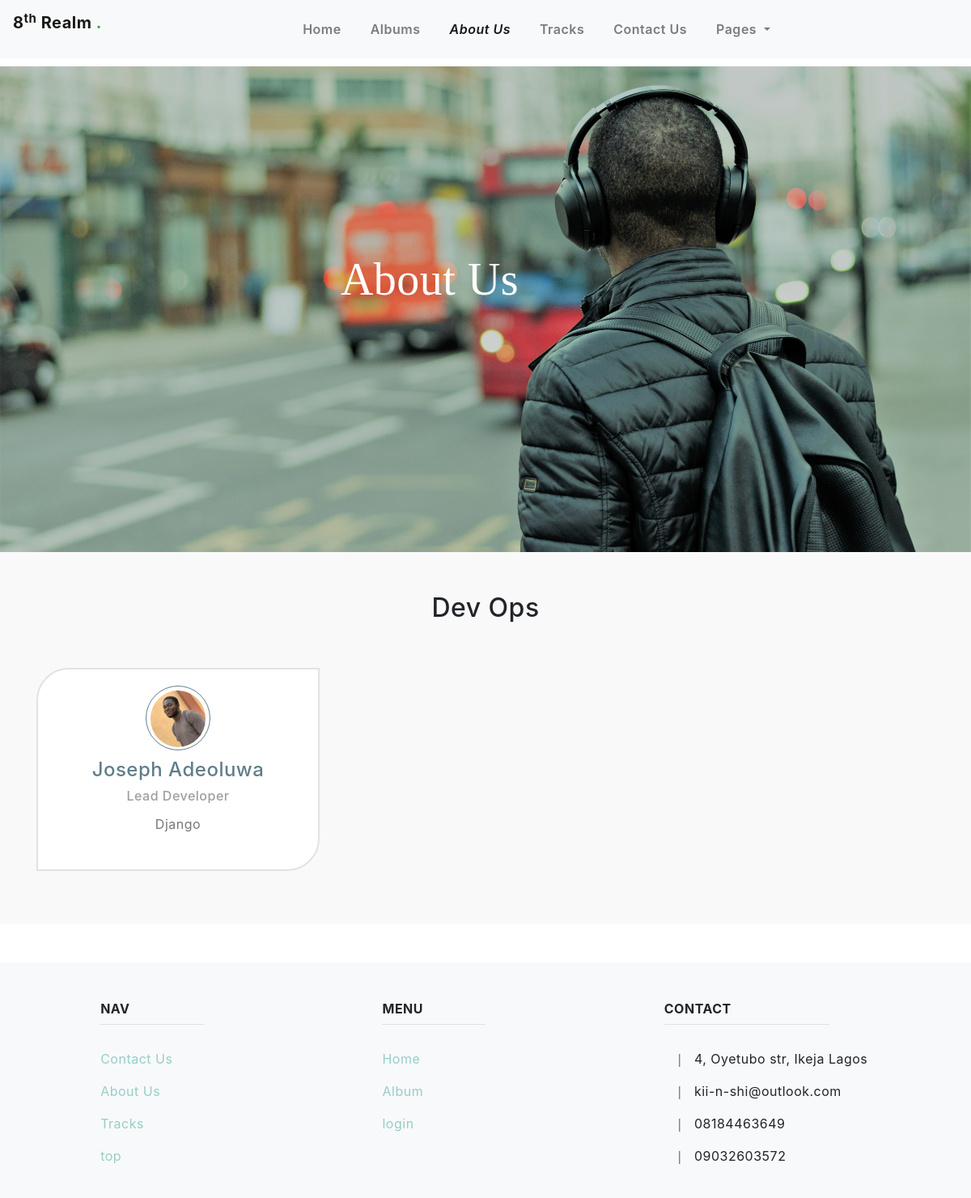
Screenshot of /pages/team/ with the database file from the repository.
### frontend/models.py (models this page shows)
class Team(models.Model):
    team_member_names = models.CharField(max_length=200)
    team_role = models.CharField(max_length=200)
    team_image = models.FileField(blank=True, null=True, upload_to='media/upload')
    profile = models.CharField(max_length=200)
    created = models.DateTimeField(auto_now_add=True)
    modified = models.DateTimeField(auto_now=True)
    class Meta():
        verbose_name_plural = 'Team'
    def get_team_role(self):
        if self.team_role:
            return self.team_role
    def get_team_member_name(self):
        if self.team_member_names:
            return self.team_member_names
    def get_team_img(self):
        if self.team_image:
            return self.team_image.url
    def get_profile(self):
        if self.profile:
            return self.profile

### frontend/views.py (the view)
# urls.py: path('team/', views.team , name= 'team'),
def team(request):
    team = Team.objects.order_by('-created')
    return render(request, 'frontend/team.html', {'members':team})

### template/frontend/team.html (shortened to what this page needs)
{% extends 'frontend/base.html' %}
{% load static %}
{% block content %}
<link rel="stylesheet" href="{% static 'frontend/css/Dashboard.css' %}">
<section>
  <div class="bck-wrapper">
    <div
      class="site-blocks-cover inner-page-cover overlay"
      data-aos="fade"
      data-stellar-background-ratio="0.5"
    >
      <div class="container">
        <div class="row align-items-center justify-content-center text-center">
          <div class="col-md-10">
            <h1
              class="header-text justify-content-center mb-5 text-center display-4"
              style="margin-bottom: 35% !important"
            >
              About Us
            </h1>
          </div>
        </div>
      </div>
    </div>
  </div>
</section>
<div class="our-team">
  <div class="container">
    <div class="col-12">
      <h2 class="text-center">Dev Ops</h2>
    </div>
    <div class="row">
      {% if members %}
        {% for m in members %}
          <div class="col-sm-6 col-lg-4">
            <div class="box-bg">
              <div class="client-img">
                <img
                  src="{{m.get_team_img}}"
                  class="img-fluid img-rounded"
                  style="border-radius: 50%"
                />
              </div>
              <div class="details">
                <h4 class="text-center">{{ m.get_team_member_name}}</h4>
                <h6 class="text-center">{{ m.get_team_role}}</h6>
                <p class="text-center">
                  {{m.get_profile}}
                </p>
              </div>
            </div>
          </div>
        {% endfor %}
      {% endif %}
    </div>
  </div>
</div>
{% endblock %}

### static/frontend/css/details.css (style rules this page uses)
* { margin: 0; padding: 0; box-sizing: border-box; }
div { display: block; }
body { font-family: sans-serif; line-height: 26px; font-size: 15px; font-weight: 400; color: #222; letter-spacing: 0.5px; }

### static/frontend/css/login.css (style rules this page uses)
.bck-wrapper { width: 100%; max-height: 10% !important; background-image: url(../images/find\ your\ sound.jpg); background-position: center; background-size: cover; background-attachment: unset; position: relative; }
.header-text { margin-top: 45%; color: black; font-weight: 800; font-family: Merienda-Bold; text-transform: capitalize !important; }

### static/frontend/css/team.css (style rules this page uses)
.bck-wrapper { width: 100%; max-height: 10% !important; background-image: url(../images/meet-the-team-1.jpg); background-position: center; background-size: cover; background-attachment: unset; position: relative; height: 600px; }
.header-text { margin-top: 25%; margin-right: 15%; color: rgba(255, 255, 255, 0.993); font-weight: 800; font-family: Nunito-Regular; text-transform: capitalize !important; text-align: center; }
.our-team { padding: 50px 0px; background-color: #f9f9f9; }
.our-team h2 { margin-bottom: 40px; }
.client-img { width: 80px; height: 80px; overflow: hidden; margin: 0 auto; border-radius: 50%; border: 1px solid #607d8b; padding: 5px; }
.box-bg { background-color: #fff; padding: 20px 20px; border: 2px solid #e2e2e2; border-top-left-radius: 40px; border-bottom-right-radius: 40px; position: relative; margin: 15px 0px; overflow: hidden; }
.details { padding: 10px 0px; }
.details h4 { color: #607d8b; }
.details h6 { color: #9e9e9e; }
.details p { color: #777777; line-height: 20px; padding-top: 7px; }

### static/frontend/css/contact-us.css (style rules this page uses)
.bck-wrapper { width: 100%; max-height: 10% !important; background-image: url(/images/find\ your\ sound.jpg) ; background-position: center; background-size: cover; background-attachment: unset; position: relative; height: 600px; }
.header-text { margin-top: 25%; margin-right: 15%; color: rgba(255, 255, 255, 0.993); font-weight: 800; font-family: Nunito-Regular; text-transform: capitalize !important; text-align: center; }

### static/frontend/css/style.css (style rules this page uses)
* { margin: 0; padding: 0; }

### static/frontend/css/Dashboard.css (style rules this page uses)
h1 { display: block; font-size: 2em; margin-block-start: 0.67em; margin-block-end: 0.67em; margin-inline-start: 0px; margin-inline-end: 0px; font-weight: bold; }
.bck-wrapper { width: 100%; max-height: 10% !important; background-image: url(../images/find\ your\ sound.jpg); background-position: center; background-size: cover; background-attachment: unset; position: relative; margin-top: 10px; }

### rows the page displays
Team: get_team_img (picture), get_team_member_name "Joseph Adeoluwa", get_team_role "Lead Developer", get_profile "Django"
